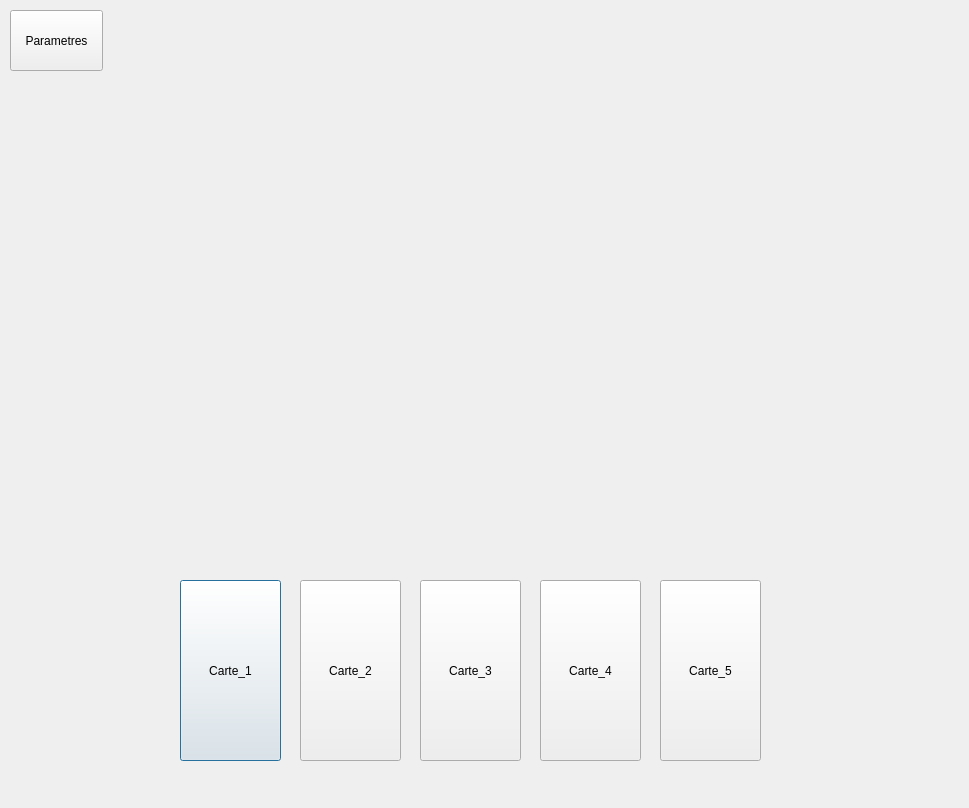
<?xml version="1.0" encoding="UTF-8"?>
<ui version="4.0">
 <class>Dialog</class>
 <widget class="QDialog" name="Dialog">
  <property name="geometry">
   <rect>
    <x>0</x>
    <y>0</y>
    <width>969</width>
    <height>808</height>
   </rect>
  </property>
  <property name="windowTitle">
   <string>Dialog</string>
  </property>
  <widget class="QWidget" name="gridLayoutWidget">
   <property name="geometry">
    <rect>
     <x>230</x>
     <y>70</y>
     <width>491</width>
     <height>481</height>
    </rect>
   </property>
   <layout class="QGridLayout" name="gridLayout"/>
  </widget>
  <widget class="QPushButton" name="pushButton">
   <property name="geometry">
    <rect>
     <x>180</x>
     <y>580</y>
     <width>101</width>
     <height>181</height>
    </rect>
   </property>
   <property name="text">
    <string>Carte_1</string>
   </property>
  </widget>
  <widget class="QPushButton" name="pushButton_2">
   <property name="geometry">
    <rect>
     <x>300</x>
     <y>580</y>
     <width>101</width>
     <height>181</height>
    </rect>
   </property>
   <property name="text">
    <string>Carte_2</string>
   </property>
  </widget>
  <widget class="QPushButton" name="pushButton_3">
   <property name="geometry">
    <rect>
     <x>420</x>
     <y>580</y>
     <width>101</width>
     <height>181</height>
    </rect>
   </property>
   <property name="text">
    <string>Carte_3</string>
   </property>
  </widget>
  <widget class="QPushButton" name="pushButton_4">
   <property name="geometry">
    <rect>
     <x>540</x>
     <y>580</y>
     <width>101</width>
     <height>181</height>
    </rect>
   </property>
   <property name="text">
    <string>Carte_4</string>
   </property>
  </widget>
  <widget class="QPushButton" name="pushButton_5">
   <property name="geometry">
    <rect>
     <x>660</x>
     <y>580</y>
     <width>101</width>
     <height>181</height>
    </rect>
   </property>
   <property name="text">
    <string>Carte_5</string>
   </property>
  </widget>
  <widget class="QPushButton" name="pushButton_6">
   <property name="geometry">
    <rect>
     <x>10</x>
     <y>10</y>
     <width>93</width>
     <height>61</height>
    </rect>
   </property>
   <property name="text">
    <string>Parametres</string>
   </property>
  </widget>
  <widget class="QWidget" name="gridLayoutWidget_2">
   <property name="geometry">
    <rect>
     <x>770</x>
     <y>90</y>
     <width>171</width>
     <height>151</height>
    </rect>
   </property>
   <layout class="QGridLayout" name="gridLayout_2"/>
  </widget>
 </widget>
 <resources/>
 <connections/>
</ui>
